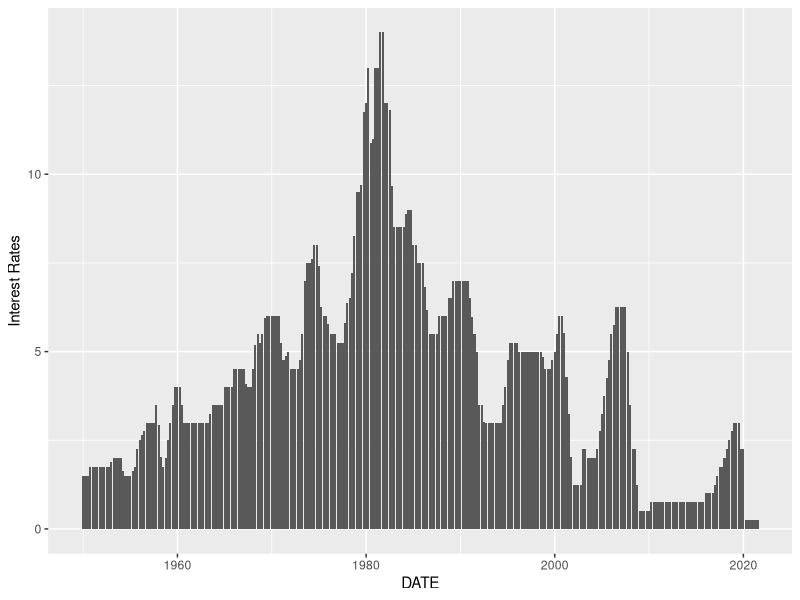
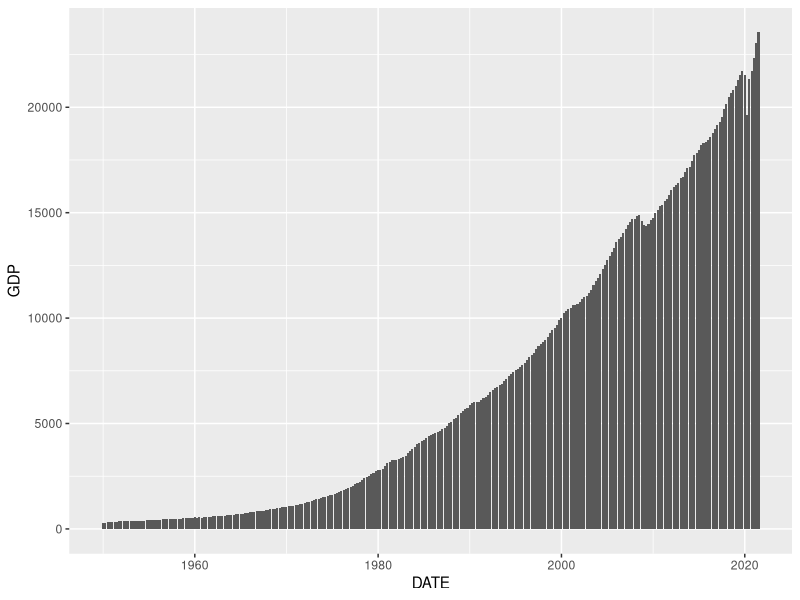

The R script that drew these images, in order:
## ---- chunk 1
library(tidyverse)
library(dplyr)
library(ggplot2)

GDP <- read_csv("GDP.csv")
Interest_Rates <- read_csv("InterestRates.csv")



GDP_And_Interest_Rates <-  merge(GDP, Interest_Rates, by="DATE") 
names(GDP_And_Interest_Rates)[3] = "Interest Rates"

GDP_And_Interest_Rates 


summary(Interest_Rates)

regression <- lm(`Interest Rates` ~ GDP, GDP_And_Interest_Rates)

regression
summary(regression)

regression |>
  broom::tidy() |>
  select(term, estimate) |>  
  knitr::kable()

ggplot_interest_rates <- ggplot(data = GDP_And_Interest_Rates, mapping = aes(x = DATE, y = `Interest Rates`)) +
  geom_col()

ggplot_GDP <- ggplot(data = GDP_And_Interest_Rates, mapping = aes(x = DATE, y = GDP)) +
  geom_col()

ggplot_interest_rates
ggplot_GDP
